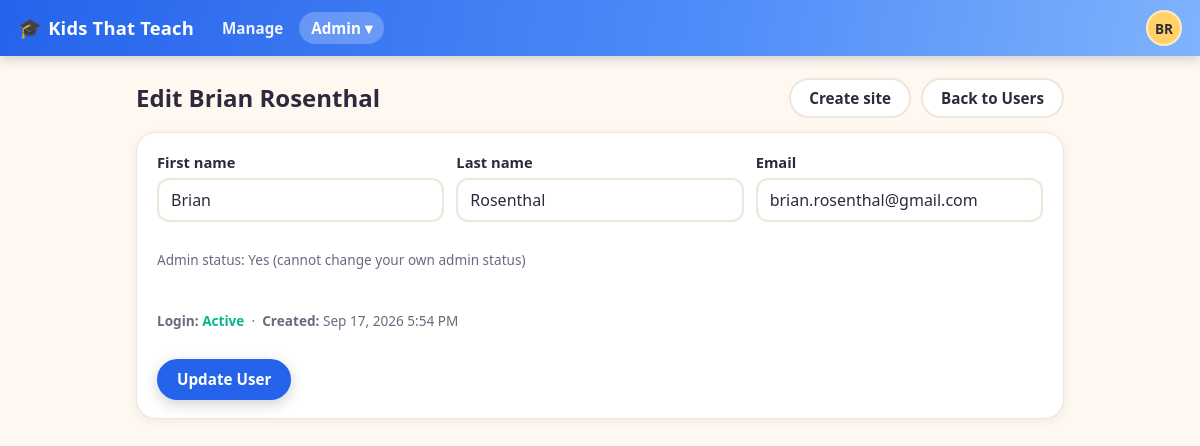
/admin/user_edit.php?id=1 (signed in), run on the app's committed database.
### tables this page shows
CREATE TABLE settings (
  id INT AUTO_INCREMENT PRIMARY KEY,
  key_name VARCHAR(191) NOT NULL UNIQUE,
  value LONGTEXT NULL,
  updated_at DATETIME NOT NULL DEFAULT CURRENT_TIMESTAMP ON UPDATE CURRENT_TIMESTAMP
);

CREATE TABLE users (
  id INT AUTO_INCREMENT PRIMARY KEY,
  first_name VARCHAR(100) NOT NULL,
  last_name VARCHAR(100) NOT NULL,
  email VARCHAR(255) DEFAULT NULL UNIQUE,
  password_hash VARCHAR(255) NOT NULL DEFAULT '',
  is_admin TINYINT(1) NOT NULL DEFAULT 0 COMMENT 'App administrator',
  email_verify_token VARCHAR(64) DEFAULT NULL,
  email_verified_at DATETIME DEFAULT NULL,
  password_reset_token_hash CHAR(64) DEFAULT NULL,
  password_reset_expires_at DATETIME DEFAULT NULL,
  created_at DATETIME NOT NULL DEFAULT CURRENT_TIMESTAMP
);

### partials.php (called while the page is built)
<?php
require_once __DIR__ . '/config.php';
require_once __DIR__ . '/settings.php';
require_once __DIR__ . '/lib/Application.php';
require_once __DIR__ . '/lib/ApplicationUI.php';
function h($s) {
    return htmlspecialchars($s ?? '', ENT_QUOTES, 'UTF-8');
}
function header_html(string $title): void {
    ApplicationUI::headerHtml($title);
}
function footer_html(): void {
    ApplicationUI::footerHtml();
}

### config.php (called while the page is built, shortened)
<?php
function pdo(): PDO {
    static $pdo = null;
    if ($pdo === null) {
        $dsn = 'mysql:host=' . DB_HOST . ';dbname=' . DB_NAME . ';charset=utf8mb4';
        $options = [
            PDO::ATTR_ERRMODE => PDO::ERRMODE_EXCEPTION,
            PDO::ATTR_DEFAULT_FETCH_MODE => PDO::FETCH_ASSOC,
            PDO::ATTR_EMULATE_PREPARES => false,
        ];
        $pdo = new PDO($dsn, DB_USER, DB_PASS, $options);
    }
    return $pdo;
}
function current_user(): ?array {
    require_once __DIR__ . '/lib/UserManagement.php';
    if (!empty($_SESSION['uid'])) {
        static $user = null;
        if ($user === null) {
            $user = UserManagement::findById((int)$_SESSION['uid']) ?: false;
        }
        return $user ?: null;
    }
    return null;
}
function require_admin(): void {
    $user = current_user();
}

### lib/UserManagement.php (called while the page is built, shortened)
<?php
require_once __DIR__ . '/../config.php';
require_once __DIR__ . '/../settings.php';
class UserManagement {
    private static function pdo(): PDO {
        return pdo();
    }
    public static function findById(int $id): ?array {
        $st = self::pdo()->prepare('SELECT * FROM users WHERE id=? LIMIT 1');
        $st->execute([$id]);
        $row = $st->fetch();
        return $row ?: null;
    }
}

### settings.php (called while the page is built, shortened)
<?php
require_once __DIR__ . '/config.php';
class Settings {
    private static function pdo(): PDO {
        return pdo();
    }
    public static function get(string $key, string $default = ''): string {
        $st = self::pdo()->prepare('SELECT value FROM settings WHERE key_name = ? LIMIT 1');
        $st->execute([$key]);
        $row = $st->fetch();
        return $row ? (string)$row['value'] : $default;
    }
    public static function siteTitle(): string {
        return self::get('site_title', APP_NAME);
    }
}

### admin/user_edit.php (the view, shortened to what this page needs)
<?php
require_once __DIR__ . '/../partials.php';
require_once __DIR__ . '/../lib/UserManagement.php';
require_admin();
$userId = (int)($_GET['id'] ?? 0);
$user = UserManagement::findById($userId);
$form = [];
foreach (['first_name', 'last_name', 'email', 'is_admin'] as $field) {
    $form[$field] = $_GET[$field] ?? ($user[$field] ?? '');
}
$me = current_user();
$canEditAdmin = ((int)$user['id'] !== (int)$me['id']);
$hasPassword = ($user['password_hash'] !== '');
$userName = trim(($user['first_name'] ?? '') . ' ' . ($user['last_name'] ?? ''));
$site = SiteManagement::findByUserId($userId);
header_html('Edit ' . $userName);
?>
<div class="page-head">
  <h2>Edit <?= h($userName) ?></h2>
  <div class="actions">
    <?php if ($site): ?>
      <a class="button" href="/manage/?user_id=<?= (int)$userId ?>">Content</a>
      <a class="button" href="/manage/site_settings.php?site_id=<?= (int)$site['id'] ?>">Site settings</a>
    <?php else: ?>
      <a class="button" href="/manage/?user_id=<?= (int)$userId ?>">Create site</a>
    <?php endif; ?>
    <a class="button" href="/admin/users.php">Back to Users</a>
  </div>
</div>
<div class="card">
  <form method="post" action="/admin/user_edit_eval.php" class="stack">
    <div class="grid form-grid">
      <label>First name
        <input type="text" name="first_name" value="<?=h($form['first_name'] ?? '')?>" required>
      </label>
      <label>Last name
        <input type="text" name="last_name" value="<?=h($form['last_name'] ?? '')?>" required>
      </label>
      <label>Email
        <input type="email" name="email" value="<?=h($form['email'] ?? '')?>" required>
      </label>
    </div>
    <?php if ($canEditAdmin): ?>
      <label class="inline">
        <input type="checkbox" name="is_admin" value="1" <?= !empty($form['is_admin']) ? 'checked' : '' ?>>
        Admin user
      </label>
    <?php else: ?>
      <p class="small">Admin status: <?= !empty($user['is_admin']) ? 'Yes' : 'No' ?> (cannot change your own admin status)</p>
    <?php endif; ?>
    <p class="small">
      <strong>Login:</strong>
      <?php if (!empty($user['email_verified_at'])): ?>
        <span class="status-verified">Active</span>
      <?php elseif (!$hasPassword): ?>
        <span class="status-pending">Awaiting account activation</span>
      <?php else: ?>
        <span class="status-pending">Pending email verification</span>
      <?php endif; ?>
      &nbsp;·&nbsp; <strong>Created:</strong> <?= h(date('M j, Y g:i A', strtotime($user['created_at']))) ?>
    </p>
    <div class="actions">
      <button class="button primary" type="submit">Update User</button>
    </div>
  </form>
</div>
<?php footer_html(); ?>

### lib/ApplicationUI.php (shortened to what this page needs)
<?php
require_once __DIR__ . '/../config.php';
require_once __DIR__ . '/../settings.php';
class ApplicationUI {
    public static function staticResourceUrl(string $path): string {
        $filePath = __DIR__ . '/../' . ltrim($path, '/');
        $version = @filemtime($filePath);
        return $path . '?v=' . $version;
    }
    public static function cssLink(string $path): string {
        $url = self::staticResourceUrl($path);
        return '<link rel="stylesheet" href="' . htmlspecialchars($url, ENT_QUOTES, 'UTF-8') . '">';
    }
    public static function jsScript(string $path): string {
        $url = self::staticResourceUrl($path);
        return '<script src="' . htmlspecialchars($url, ENT_QUOTES, 'UTF-8') . '"></script>';
    }
    public static function headerHtml(string $title): void {
        $u = current_user();
        $script = $_SERVER['SCRIPT_NAME'] ?? '';
        $siteTitle = Settings::siteTitle();
        echo '<!doctype html><html><head><meta charset="utf-8"><meta name="viewport" content="width=device-width,initial-scale=1">';
        echo self::cssLink('/styles.css');
        echo '</head><body>';
        if ($u) {
            $navItems = [
                ['path' => '/manage/', 'label' => 'Manage', 'prefixes' => ['/manage/']],
            ];
            echo '<header class="topbar">';
            echo '<a class="brand" href="/manage/"><span class="brand-mark" aria-hidden="true">&#127891;</span> ' . h($siteTitle) . '</a>';
            echo '<nav class="topnav">';
            foreach ($navItems as $item) {
                $active = false;
                echo '<a href="' . h($item['path']) . '"' . ($active ? ' class="active"' : '') . '>' . h($item['label']) . '</a>';
            }
            if (!empty($u['is_admin'])) {
                $inAdmin = strpos($script, '/admin/') === 0;
                $adminItems = [
                    ['path' => '/admin/users.php', 'label' => 'Users'],
                    ['path' => '/admin/sites.php', 'label' => 'Sites'],
                    ['path' => '/admin/settings.php', 'label' => 'Settings'],
                    ['path' => '/admin/video_storage.php', 'label' => 'Video Storage'],
                    ['path' => '/admin/migrations.php', 'label' => 'Migrations'],
                    ['path' => '/admin/activity_log.php', 'label' => 'Activity Log'],
                    ['path' => '/admin/email_log.php', 'label' => 'Email Log'],
                ];
                $adminLinks = '';
                foreach ($adminItems as $item) {
                    $active = $inAdmin && basename(parse_url($item['path'], PHP_URL_PATH)) === basename($script);
                    $adminLinks .= '<a href="' . h($item['path']) . '" role="menuitem"' . ($active ? ' class="active"' : '') . '>' . h($item['label']) . '</a>';
                }
                echo '<span class="menu-wrap">'
                   . '<button type="button" id="adminToggle" class="topnav-toggle' . ($inAdmin ? ' active' : '') . '" aria-expanded="false" aria-controls="adminMenu">Admin &#9662;</button>'
                   . '<span id="adminMenu" class="popup-menu hidden" role="menu" aria-hidden="true">' . $adminLinks . '</span>'
                   . '</span>';
            }
            echo '</nav>';
            echo '<div class="topbar-right">';
            $initials = strtoupper((string)substr((string)($u['first_name'] ?? ''), 0, 1) . (string)substr((string)($u['last_name'] ?? ''), 0, 1));
            $name = trim((string)($u['first_name'] ?? '') . ' ' . (string)($u['last_name'] ?? ''));
            echo '<span class="menu-wrap">'
               . '<button type="button" id="profileToggle" class="avatar" aria-expanded="false" aria-controls="profileMenu" title="' . h($name) . '" aria-label="Account menu for ' . h($name) . '">' . h($initials) . '</button>'
               . '<span id="profileMenu" class="popup-menu popup-menu-right hidden" role="menu" aria-hidden="true">'
               .   '<a href="/profile/change_password.php" role="menuitem">Change Password</a>'
               .   '<a href="/logout.php" role="menuitem">Logout</a>'
               . '</span>'
               . '</span>';
            echo '</div>';
            echo '</header>';
            echo '<div class="content"><main>';
        } else {
            echo '<header class="topbar"><a class="brand" href="/login.php"><span class="brand-mark" aria-hidden="true">&#127891;</span> ' . h($siteTitle) . '</a></header>';
            echo '<div class="content"><main>';
        }
    }
    public static function footerHtml(): void {
        echo '</main></div>' . self::jsScript('/main.js') . '</body></html>';
    }
}

### styles.css (style rules this page uses)
:root { --color-bg: #FFF8F0; --color-surface: #FFFFFF; --color-ink: #2D2A3E; --color-ink-muted: #6E687F; --color-border: #EFE6DA; --color-primary: #2563EB; --color-primary-dark: #1D4ED8; --color-primary-light: #4F8DF9; --color-primary-lighter: #7FB3FC; --color-primary-soft: #DBEAFE; --color-accent: #FF6B6B; --color-accent-dark: #E85454; --color-success: #06D6A0; --color-success-dark: #05B888; --color-sunny: #FFD166; --color-sky: #4CC9F0; --radius: 12px; --radius-card: 20px; --shadow-card: 0 10px 30px rgba(37, 99, 235, .12); --shadow-soft: 0 2px 8px rgba(45, 42, 62, .08); --font-display: "Avenir Next", "Trebuchet MS", "Segoe UI", system-ui, -apple-system, Roboto, sans-serif; --font-mono: ui-monospace, SFMono-Regular, Menlo, Consolas, monospace; }
* { box-sizing: border-box; }
body { margin: 0; font-family: var(--font-display); background: var(--color-bg); color: var(--color-ink); line-height: 1.5; }
a { color: var(--color-primary); }
h1, h2, h3 { line-height: 1.2; }
h2 { margin: 0.4rem 0 0.8rem; }
.small { font-size: 0.85rem; color: var(--color-ink-muted); }
.topbar { display: flex; align-items: center; gap: 16px; padding: 10px 18px; background: linear-gradient(100deg, var(--color-primary) 0%, var(--color-primary-light) 60%, var(--color-primary-lighter) 100%); color: #fff; flex-wrap: wrap; position: sticky; top: 0; z-index: 20; box-shadow: 0 2px 12px rgba(45, 42, 62, .25); }
.brand { color: #fff; text-decoration: none; font-weight: 800; font-size: 1.15rem; letter-spacing: 0.2px; display: flex; align-items: center; gap: 6px; }
.brand-mark { font-size: 1.2rem; }
.topnav { display: flex; align-items: center; gap: 4px; flex-wrap: wrap; }
.topnav a, .topnav-toggle { color: rgba(255, 255, 255, 0.92); text-decoration: none; font-weight: 600; font-size: 0.95rem; padding: 6px 12px; border-radius: 999px; border: none; background: transparent; font-family: inherit; cursor: pointer; }
.topnav a.active, .topnav-toggle.active { background: rgba(255, 255, 255, 0.24); color: #fff; }
.topbar-right { margin-left: auto; display: flex; align-items: center; gap: 12px; }
.menu-wrap { position: relative; display: inline-block; }
.avatar { width: 36px; height: 36px; border-radius: 50%; border: 2px solid rgba(255, 255, 255, 0.6); background: var(--color-sunny); color: var(--color-ink); font-weight: 800; font-size: 0.85rem; cursor: pointer; display: inline-flex; align-items: center; justify-content: center; font-family: inherit; }
.content { max-width: 960px; margin: 0 auto; padding: 22px 16px 60px; }
.page-head { display: flex; align-items: center; justify-content: space-between; gap: 12px; flex-wrap: wrap; }
.page-head h2, .page-head h3 { margin: 0; }
.card { background: var(--color-surface); border-radius: var(--radius-card); border: 1px solid var(--color-border); box-shadow: var(--shadow-soft); padding: 18px 20px; margin: 14px 0; }
.stack { display: flex; flex-direction: column; gap: 14px; }
.stack label { display: flex; flex-direction: column; gap: 5px; font-weight: 600; font-size: 0.92rem; }
.grid { display: grid; gap: 12px; }
.form-grid { grid-template-columns: repeat(auto-fit, minmax(220px, 1fr)); }
.grid label { display: flex; flex-direction: column; gap: 5px; font-weight: 600; font-size: 0.92rem; }
input[type="text"], input[type="email"], input[type="password"], input[type="number"], input[type="url"], textarea, select { font-family: inherit; font-size: 1rem; padding: 9px 12px; border: 2px solid var(--color-border); border-radius: var(--radius); background: #fff; color: var(--color-ink); font-weight: 400; max-width: 100%; }
.actions { display: flex; align-items: center; gap: 10px; flex-wrap: wrap; }
.button { display: inline-flex; align-items: center; justify-content: center; gap: 6px; font-family: inherit; font-size: 0.95rem; font-weight: 700; padding: 9px 18px; border-radius: 999px; border: 2px solid var(--color-border); background: var(--color-surface); color: var(--color-ink); cursor: pointer; text-decoration: none; transition: transform 80ms ease, box-shadow 80ms ease; line-height: 1.2; }
.button.primary { background: var(--color-primary); border-color: var(--color-primary); color: #fff; box-shadow: 0 4px 14px rgba(45, 42, 62, .22); }
.status-verified { color: var(--color-success-dark); font-weight: 700; }

### data on the page
settings: value "Kids That Teach"
users: initials "BR", userName "Brian Rosenthal", first_name "Brian", last_name "Rosenthal", email "brian.rosenthal@gmail.com", created_at "Sep 17, 2026 5:54 PM"

### other printed values
$item['label'] "Manage"
